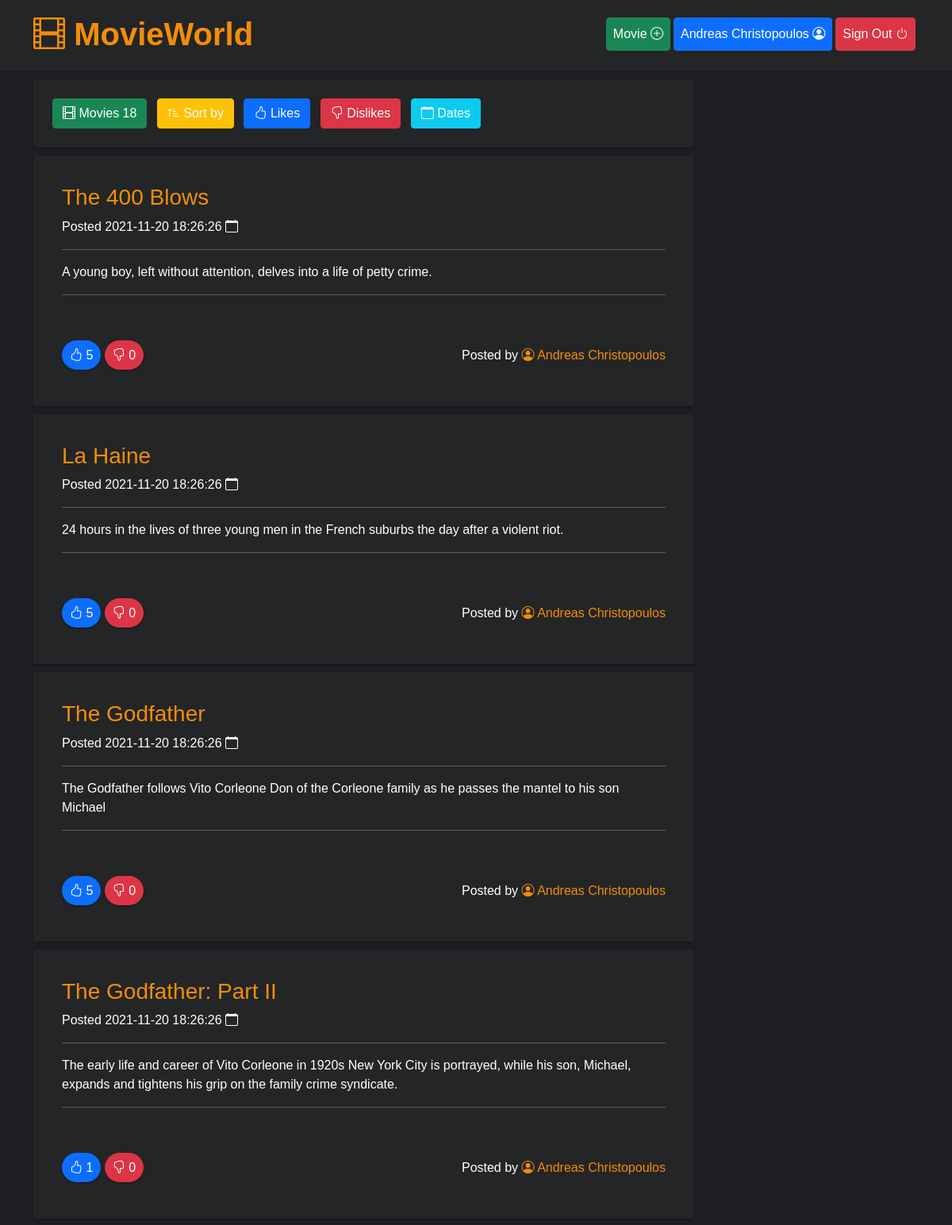
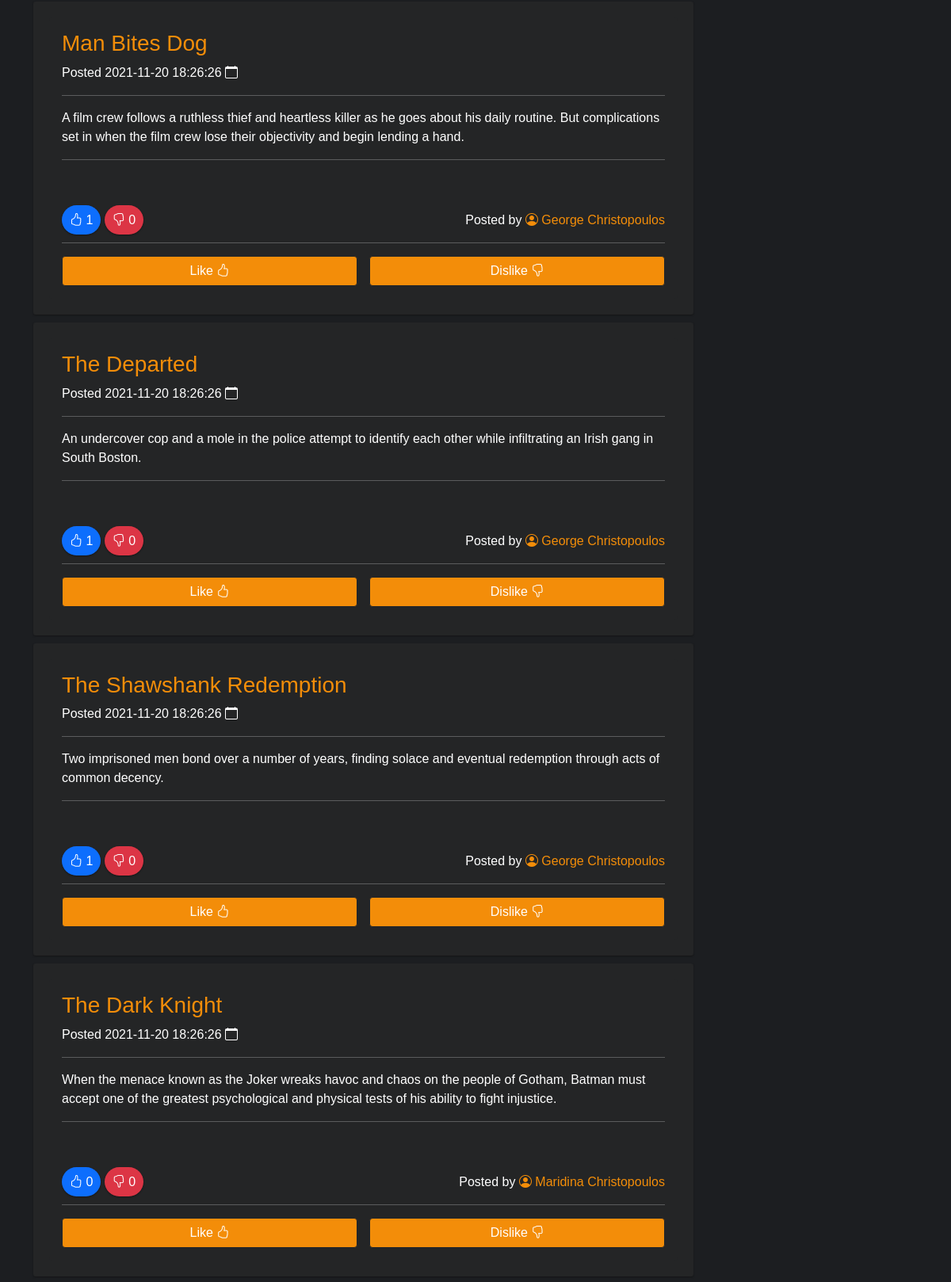
The page /app/public/index.php (signed in, upper part) on the database its author committed (2 pictures, top to bottom).
### tables this page shows
CREATE TABLE `movies` (
	`id` INT NOT NULL AUTO_INCREMENT,
	`title` VARCHAR(240) NOT NULL,
	`description` VARCHAR(240) NOT NULL,
    `user_id` INT NOT NULL,
	`created` DATETIME DEFAULT CURRENT_TIMESTAMP,
	`updated` DATETIME DEFAULT CURRENT_TIMESTAMP,
    FOREIGN KEY (user_id) REFERENCES users (id) ON DELETE CASCADE ON UPDATE CASCADE,
	PRIMARY KEY (`id`)
);

### app/public/index.php (the view, shortened to what this page needs)
<?php
require_once "config.php";
if ($_SESSION && $_SESSION["loggedin"] === true) {
  $userId = $_SESSION['id'];
}
$sort = $_GET["sort"] ?? null;
if ($sort === "likes") {
  $sql_movies = "SELECT * FROM movies INNER JOIN ratings ON movies.id = ratings.movie_id WHERE ratings.rating != 0 GROUP BY movies.id ORDER BY ratings.movie_id ASC";
} elseif ($sort === "dislikes") {
  $sql_movies = "SELECT * FROM movies INNER JOIN ratings ON movies.id = ratings.movie_id WHERE ratings.rating != 0 GROUP BY movies.id ORDER BY ratings.movie_id DESC";
} else {
  $sql_movies = 'SELECT * FROM movies ORDER BY updated DESC';
}
$sql_users = 'SELECT id, fullname, username FROM users';
$sql_total_movies = 'SELECT COUNT(*) FROM movies';
$total_movies = $pdo->query($sql_total_movies)->fetchColumn();
$usernames = array();
foreach ($pdo->query($sql_users) as $row) {
  $usernames[$row['id']] = $row['fullname'];
}
include 'header.php';
?>
<main>
  <div class="container">
    <div class="row g-3">
      <div class="col-lg-9 col-12">
        <div class="movies-info">
          <button class="btn btn-success m-1" onclick="(e)=>e.preventDefault();"><i class="bi bi-film"></i> Movies <?php print $total_movies ?></button>
          <button class="btn btn-warning m-1 text-white" onclick="(e)=>e.preventDefault();"><i class="bi bi-sort-up-alt"></i> Sort by</button>
          <a class="btn btn-primary m-1" href="index.php?sort=likes"><i class="bi bi-hand-thumbs-up"></i> Likes</a>
          <a class="btn btn-danger m-1" href="index.php?sort=dislikes"><i class="bi bi-hand-thumbs-down"></i> Dislikes</a>
          <a class="btn btn-info text-white m-1" href="/"><i class="bi bi-calendar"></i> Dates</a>
        </div>
        <?php
        foreach ($pdo->query($sql_movies) as $row) {
          if ($sort === "likes" || $sort === "dislikes") {
            $sql_likes = 'SELECT COUNT(*) FROM ratings WHERE movie_id=' . $row['movie_id'] . ' AND rating = 1';
            $sql_dislikes = 'SELECT COUNT(*) FROM ratings WHERE movie_id=' . $row['movie_id'] . ' AND rating = -1';
          } else {
            $sql_likes = 'SELECT COUNT(*) FROM ratings WHERE movie_id=' . $row['id'] . ' AND rating = 1';
            $sql_dislikes = 'SELECT COUNT(*) FROM ratings WHERE movie_id=' . $row['id'] . ' AND rating = -1';
          }
          try {
            $likes = $pdo->query($sql_likes)->fetchColumn();
          } catch (PDOException $e) {
            $likes = 0;
          }
          try {
            $dislikes = $pdo->query($sql_dislikes)->fetchColumn();
          } catch (PDOException $e) {
            $dislikes = 0;
          }
          print '<div class="movie-texture">';
          print '<div class="card bg-very-dark">';
          print '<div class="card-body">';
          print '<h3 class="card-title">' . $row['title'] . '</h3>';
          print '<p>Posted ' . $row['updated'] . ' <i class="bi bi-calendar"></i></p>';
          print '<hr />';
          print '<p class="card-text">' . $row['description'] . '</p>';
          print '<hr />';
          print '<p>';
          print '<br /><br />';
          print '<span class="like"><i class="bi bi-hand-thumbs-up"></i> ' . $likes . '</span> ';
          print '<span class="dislike"><i class="bi bi-hand-thumbs-down"></i> ' . $dislikes . '</span>';
          print '<span style="float:right">';
          print 'Posted by <a class="postedby" href="#"><i class="bi bi-person-circle"></i> ' . $usernames[$row['user_id']] . '</a>';
          print '</span>';
          print '</p>';
          if ($_SESSION && $_SESSION["loggedin"] === true && $row['user_id'] != $userId) {
            $rating_value = 0;
            print '<p>';
            print '<hr />';
            if ($rating_value === '1') {
              print '<span style="width:49%;float:left;"><a href="/rating.php?movieId=' . $row['id'] . '&userId=' . $userId . '&rating=1" style="width:100%;float:left;" class="btn btn-primary white-border">Like <i class="bi bi-hand-thumbs-up"></i></a></span>';
              print '<span style="width:49%;float:right;"><a href="/rating.php?movieId=' . $row['id'] . '&userId=' . $userId . '&rating=-1" style="width:100%;float:right;" class="btn btn-dark">Dislike <i class="bi bi-hand-thumbs-down"></i></a></span>';
            } else {
              print '<span style="width:49%;float:left;"><a href="/rating.php?movieId=' . $row['id'] . '&userId=' . $userId . '&rating=1" style="width:100%;float:left;" class="btn btn-dark">Like <i class="bi bi-hand-thumbs-up"></i></a></span>';
              print '<span style="width:49%;float:right;"><a href="/rating.php?movieId=' . $row['id'] . '&userId=' . $userId . '&rating=-1" style="width:100%;float:right;" class="btn btn-dark">Dislike <i class="bi bi-hand-thumbs-down"></i></a></span>';
            }
            print '</p>';
          }
          print '</div>';
          print '</div>';
          print '</div>';
        }
        ?>
      </div>
    </div>
  </div>
</main>
<?php include 'footer.php'; ?>

### app/public/assets/css/app.css (style rules this page uses)
* { margin: 0; padding: 0; box-sizing: inherit; }
html { box-sizing: border-box; }
body { background-color: #1c1e21; font-family: 'Robot', sans-serif; color: #fff; }
.bg-very-dark { background-color: #242526; }
.like { padding: 10px; background: #0d6efd; border-radius: 20px; box-shadow: 0 1px 2px #151516; }
.dislike { padding: 10px; background: #dc3545; border-radius: 20px; box-shadow: 0 1px 2px #151516; }
.movies-info { margin: 0px 0; width: 100%; background: #242526; padding: 20px; border-radius: 3px; box-shadow: 0 1px 2px #151516; font-weight: bold; }
.movie-texture { margin: 10px 0; width: 100%; height: auto; background: #242526; padding: 20px; border-radius: 3px; box-shadow: 0 1px 2px #151516; }
.postedby:link, .postedby:visited { color: #f38d09; text-decoration: none; padding-bottom: 4px; border-bottom: 3px solid #242526; transition: border 0.5s ease-in-out; }
.card { border: none; }
.card-title { color: #f38d09; }
.btn-dark { background-color: #f38d09 !important; }

### rows shown on the page
movies: title "The 400 Blows", updated "2021-11-20 18:26:26", description "A young boy, left without attention, delves into a life of petty crime.", likes "5", dislikes "0", user "Andreas Christopoulos"
movies: title "La Haine", updated "2021-11-20 18:26:26", description "24 hours in the lives of three young men in the French suburbs the day after a violent riot.", likes "5", dislikes "0", user "Andreas Christopoulos"
movies: title "The Godfather", updated "2021-11-20 18:26:26", description "The Godfather follows Vito Corleone Don of the Corleone family as he passes the mantel to his son Michael", likes "5", dislikes "0", user "Andreas Christopoulos"
movies: title "The Godfather: Part II", updated "2021-11-20 18:26:26", description "The early life and career of Vito Corleone in 1920s New York City is portrayed, while his son, Michael, expands and tightens his grip on the family crime syndicate.", likes "1", dislikes "0", user "Andreas Christopoulos"
movies: title "Man Bites Dog", updated "2021-11-20 18:26:26", description "A film crew follows a ruthless thief and heartless killer as he goes about his daily routine. But complications set in when the film crew lose their objectivity and begin lending a hand.", likes "1", dislikes "0", user "George Christopoulos"
movies: title "The Departed", updated "2021-11-20 18:26:26", description "An undercover cop and a mole in the police attempt to identify each other while infiltrating an Irish gang in South Boston.", likes "1", dislikes "0", user "George Christopoulos"
movies: title "The Shawshank Redemption", updated "2021-11-20 18:26:26", description "Two imprisoned men bond over a number of years, finding solace and eventual redemption through acts of common decency.", likes "1", dislikes "0", user "George Christopoulos"
movies: title "The Dark Knight", updated "2021-11-20 18:26:26", description "When the menace known as the Joker wreaks havoc and chaos on the people of Gotham, Batman must accept one of the greatest psychological and physical tests of his ability to fight injustice.", likes "0", dislikes "0", user "Maridina Christopoulos"

### other values the page prints
$_SESSION['fullname'] "Andreas Christopoulos"
$total_movies "18"
